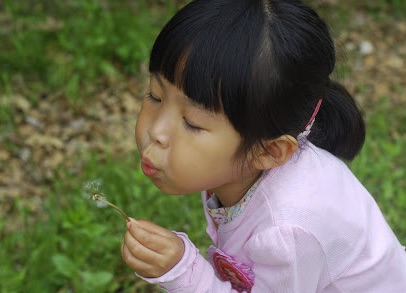
#> input picture img/girl.jpg, 406 x 293 px
$ python 16filterBlur.py
#> lines starting #> are read from the running program, lines starting #| are printed output that depends on the picture
# 2024.11.4
# 이미지분석프로젝트 필터 - 블러

import cv2
import numpy as np

img = cv2.imread('./img/girl.jpg')
#> img is the input picture: shape (293, 406, 3); mean B, G, R 82.4, 104.7, 105.5

# 나눠줘야 하는 이유: 커널이 모두 더해졌을때 값이 1이 되어야 하는데 나눠주지 않으면 값이 너무 커져서 밝아지게 된다
kernel = np.ones((5,5)) / 25
# print(kernel)

blured = cv2.filter2D(img, -1, kernel)

cv2.imshow('org', img)
cv2.imshow('blur', blured)
cv2.waitKey()
cv2.destroyAllWindows()


img = cv2.imread('./img/gaussian_noise.jpg')
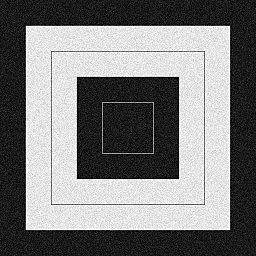
#> input picture img/gaussian_noise.jpg, 256 x 256 px
#> img is the input picture: shape (256, 256, 3); min 0, max 255, mean 122.3
kernel = np.ones((5,5))/25
blured = cv2.filter2D(img, -1, kernel)
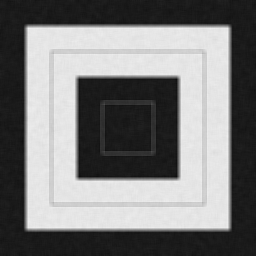
#> blured: shape (256, 256, 3); min 14, max 240, mean 122.3

# 위처럼 동일하게 모든 값이 더해졌을때 1이 되어야 하기때문에 값에 맞게 나눠준다
k1 = np.array([[1,2,1],
               [2,4,2],
               [1,2,1]]) / 16
print(f'k1: \n{k1}')

k2 = cv2.getGaussianKernel(5, 0)
# k1 = np.array([[1,2,1]]) / 4 의 방식과 동일하다고 볼 수 있음, 하지만 ksize가 커질수록 수를 입력하고 나눠주기 번거롭기때문에 Gaussian을 사용하는것
print(f'k2: \n{k2}')

k1Img = cv2.filter2D(img, -1, k1)
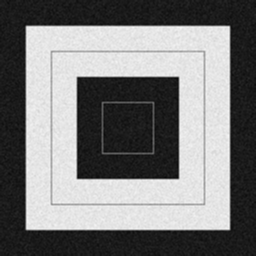
#> k1Img: shape (256, 256, 3); min 7, max 247, mean 122.3
# k2.T는
# [[0.25]
#  [0.5 ]
#  [0.25]]
#         를 [[0.25 0.5  0.25]] 처럼 변경한것이다
k2Img = cv2.filter2D(img, -1, k2 * k2.T)
print(f'k2 * k2.T: \n{k2 * k2.T}')

# 모든 값들을 정렬해서 가운데 값만 취해서 변환하는것
k3Img = cv2.medianBlur(img, 5)
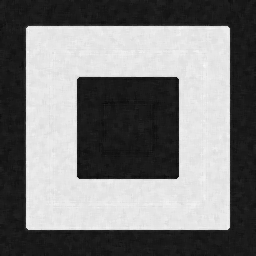
#> k3Img: shape (256, 256, 3); min 9, max 248, mean 123
# 기존의 blur는 주변(1의 범위)에 따라
k4Img = cv2.bilateralFilter(img, 5, 75, 75)

cv2.imshow('noise', img)
cv2.imshow('blur', blured)
cv2.imshow('k1', k1Img)
cv2.imshow('k2', k2Img)
cv2.imshow('median', k3Img)
cv2.imshow('bilateral', k4Img)
cv2.waitKey()
cv2.destroyAllWindows()
